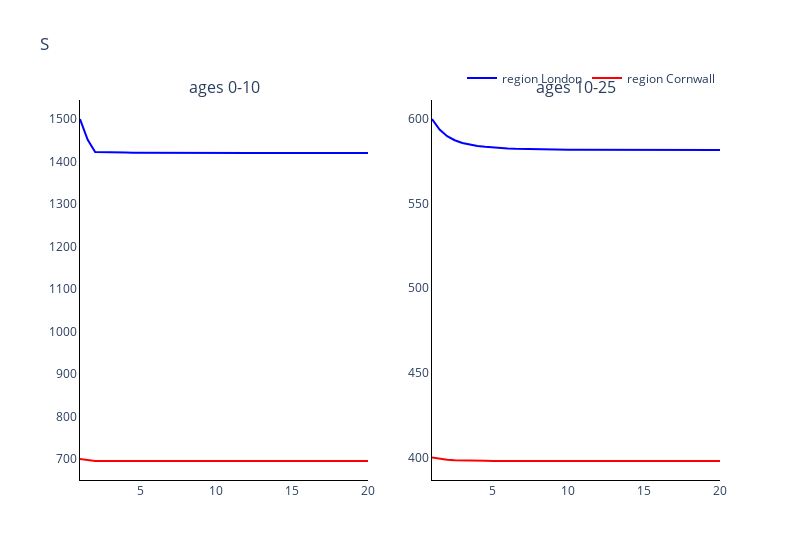
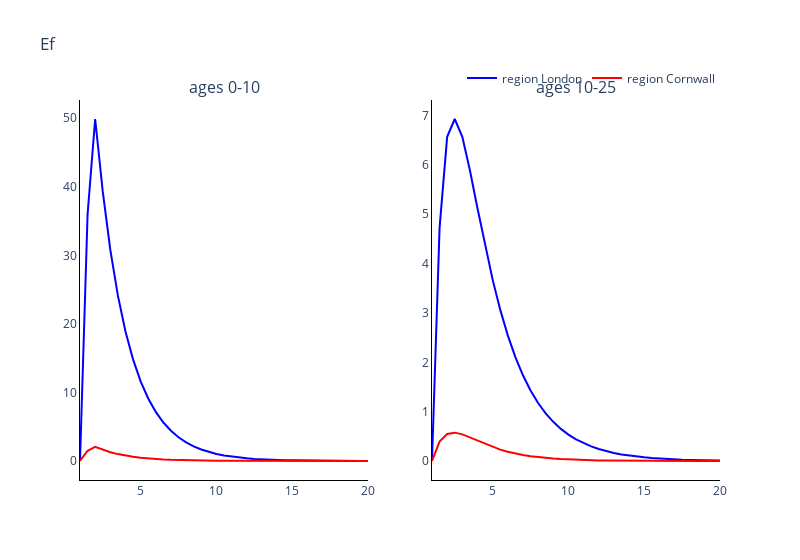
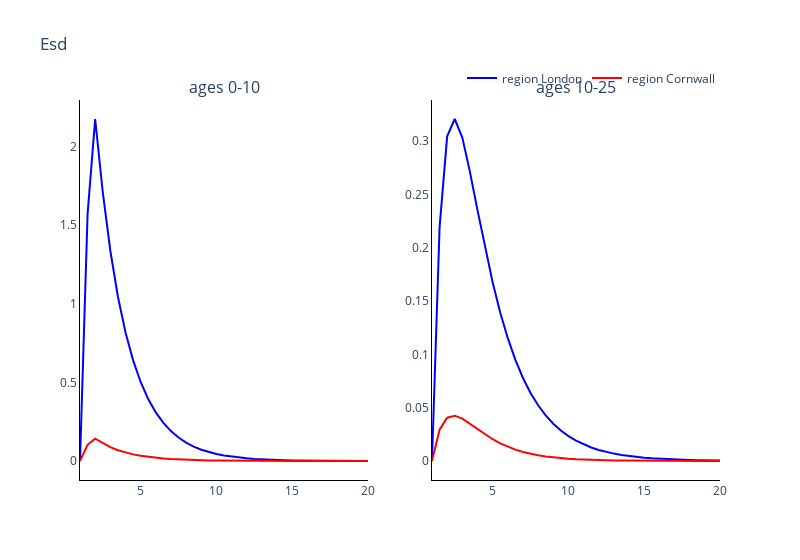
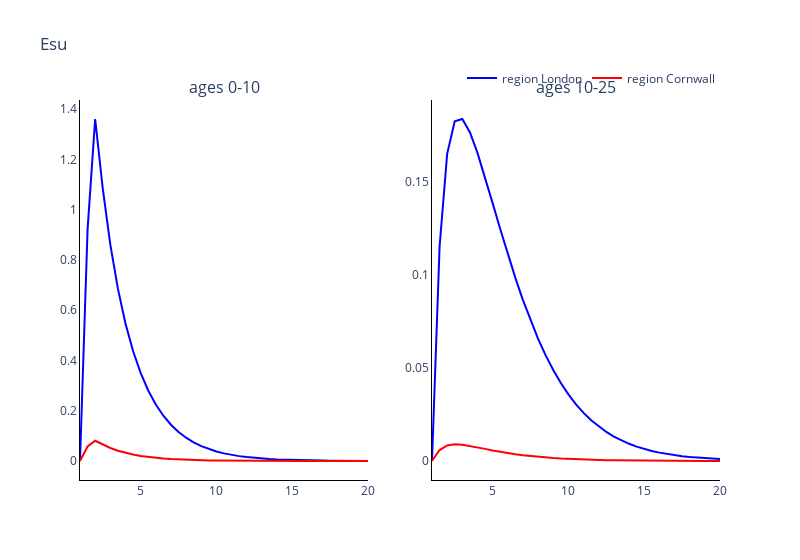

The notebook cell these images were saved under, in order:
### Markdown cell above
### Plot the comparments of the two methods against each other

### Code cell
# Trace names - represent the solver used for the simulation
trace_name = ['region {}'.format(r) for r in regions]

# Compartment list - type and age
comparments = []
for n in model.output_names():
    comparments.append('{}'.format(n))

# Plot for each comparment
for c, comparment in enumerate(comparments):
    fig = go.Figure()
    fig = make_subplots(rows=int(np.ceil(len(age_groups)/2)), cols=2, subplot_titles=tuple('ages {}'.format(a) for a in age_groups))
    # Plot (line plot for each solver method for each age)
    for a, age in enumerate(age_groups):
        if a != 0:
            for o, out in enumerate(outputs):
                fig.add_trace(
                    go.Scatter(
                        y=out[:, c*len(age_groups)+a],
                        x=parameters.simulation_parameters.times,
                        mode='lines',
                        name=trace_name[o],
                        line_color=colours[o],
                        showlegend=False
                    ),
                    row= int(np.floor(a / 2)) + 1,
                    col= a % 2 + 1
                )
        
        else:
            for o, out in enumerate(outputs):
                fig.add_trace(
                    go.Scatter(
                        y=out[:, c*len(age_groups)+a],
                        x=parameters.simulation_parameters.times,
                        mode='lines',
                        name=trace_name[o],
                        line_color=colours[o]
                    ),
                    row= int(np.floor(a / 2)) + 1,
                    col= a % 2 + 1
                )

    # Add axis labels
    fig.update_layout(
        boxmode='group',
        title=comparment, 
        width=800,
        plot_bgcolor='white',
        xaxis=dict(linecolor='black'),
        yaxis=dict(linecolor='black'),
        xaxis2=dict(linecolor='black'),
        yaxis2=dict(linecolor='black'),
        xaxis3=dict(linecolor='black'),
        yaxis3=dict(linecolor='black'),
        xaxis4=dict(linecolor='black'),
        yaxis4=dict(linecolor='black'),
        xaxis5=dict(linecolor='black'),
        yaxis5=dict(linecolor='black'),
        xaxis6=dict(linecolor='black'),
        yaxis6=dict(linecolor='black'),
        xaxis7=dict(linecolor='black'),
        yaxis7=dict(linecolor='black'),
        xaxis8=dict(linecolor='black'),
        yaxis8=dict(linecolor='black'),
        legend=dict(
            orientation="h",
            yanchor="bottom",
            y=1.02,
            xanchor="right",
            x=1
        ))

    fig.show()

### Figure 1 — Plotly figure (JSON) as saved in the notebook; plotly's stock layout.template omitted (floating-point values rounded to 4 significant figures)
{"data": [{"line": {"color": "blue"}, "mode": "lines", "name": "region London", "type": "scatter", "x": [1, 1.5, 2, 2.5, 3, 3.5, 4, 4.5, 5, 5.5, 6, 6.5, 7, 7.5, 8, 8.5, 9, 9.5, 10, 10.5, 11, 11.5, 12, 12.5, 13, 13.5, 14, 14.5, 15, 15.5, 16, 16.5, 17, 17.5, 18, 18.5, 19, 19.5, 20], "xaxis": "x", "y": [1500, 1452.0, 1422.0, 1422.0, 1421.0, 1421.0, 1421.0, 1421.0, 1421.0, 1421.0, 1420.0, 1420.0, 1420.0, 1420.0, 1420.0, 1420.0, 1420.0, 1420.0, 1420.0, 1420.0, 1420.0, 1420.0, 1420.0, 1420.0, 1420.0, 1420.0, 1420.0, 1420.0, 1420.0, 1420.0, 1420.0, 1420.0, 1420.0, 1420.0, 1420.0, 1420.0, 1420.0, 1420.0, 1420.0], "yaxis": "y"}, {"line": {"color": "red"}, "mode": "lines", "name": "region Cornwall", "type": "scatter", "x": [1, 1.5, 2, 2.5, 3, 3.5, 4, 4.5, 5, 5.5, 6, 6.5, 7, 7.5, 8, 8.5, 9, 9.5, 10, 10.5, 11, 11.5, 12, 12.5, 13, 13.5, 14, 14.5, 15, 15.5, 16, 16.5, 17, 17.5, 18, 18.5, 19, 19.5, 20], "xaxis": "x", "y": [700, 697.1, 695.4, 695.3, 695.3, 695.3, 695.3, 695.3, 695.3, 695.2, 695.2, 695.2, 695.2, 695.2, 695.2, 695.2, 695.2, 695.2, 695.2, 695.2, 695.2, 695.2, 695.2, 695.2, 695.2, 695.2, 695.2, 695.2, 695.2, 695.2, 695.2, 695.2, 695.2, 695.2, 695.2, 695.2, 695.2, 695.2, 695.2], "yaxis": "y"}, {"line": {"color": "blue"}, "mode": "lines", "name": "region London", "showlegend": false, "type": "scatter", "x": [1, 1.5, 2, 2.5, 3, 3.5, 4, 4.5, 5, 5.5, 6, 6.5, 7, 7.5, 8, 8.5, 9, 9.5, 10, 10.5, 11, 11.5, 12, 12.5, 13, 13.5, 14, 14.5, 15, 15.5, 16, 16.5, 17, 17.5, 18, 18.5, 19, 19.5, 20], "xaxis": "x2", "y": [600, 593.7, 589.9, 587.4, 585.9, 584.8, 584.1, 583.6, 583.2, 582.9, 582.6, 582.5, 582.3, 582.2, 582.1, 582.0, 582.0, 581.9, 581.9, 581.9, 581.8, 581.8, 581.8, 581.8, 581.8, 581.7, 581.7, 581.7, 581.7, 581.7, 581.7, 581.7, 581.7, 581.7, 581.7, 581.7, 581.7, 581.7, 581.7], "yaxis": "y2"}, {"line": {"color": "red"}, "mode": "lines", "name": "region Cornwall", "showlegend": false, "type": "scatter", "x": [1, 1.5, 2, 2.5, 3, 3.5, 4, 4.5, 5, 5.5, 6, 6.5, 7, 7.5, 8, 8.5, 9, 9.5, 10, 10.5, 11, 11.5, 12, 12.5, 13, 13.5, 14, 14.5, 15, 15.5, 16, 16.5, 17, 17.5, 18, 18.5, 19, 19.5, 20], "xaxis": "x2", "y": [400, 399.2, 398.7, 398.4, 398.3, 398.2, 398.1, 398.0, 398.0, 398.0, 398.0, 398.0, 398.0, 398.0, 398.0, 398.0, 398.0, 397.9, 397.9, 397.9, 397.9, 397.9, 397.9, 397.9, 397.9, 397.9, 397.9, 397.9, 397.9, 397.9, 397.9, 397.9, 397.9, 397.9, 397.9, 397.9, 397.9, 397.9, 397.9], "yaxis": "y2"}], "layout": {"annotations": [{"font": {"size": 16}, "showarrow": false, "text": "ages 0-10", "x": 0.225, "xanchor": "center", "xref": "paper", "y": 1, "yanchor": "bottom", "yref": "paper"}, {"font": {"size": 16}, "showarrow": false, "text": "ages 10-25", "x": 0.775, "xanchor": "center", "xref": "paper", "y": 1, "yanchor": "bottom", "yref": "paper"}], "boxmode": "group", "legend": {"orientation": "h", "x": 1, "xanchor": "right", "y": 1.02, "yanchor": "bottom"}, "plot_bgcolor": "white", "title": {"text": "S"}, "width": 800, "xaxis": {"anchor": "y", "domain": [0, 0.45], "linecolor": "black"}, "xaxis2": {"anchor": "y2", "domain": [0.55, 1], "linecolor": "black"}, "xaxis3": {"linecolor": "black"}, "xaxis4": {"linecolor": "black"}, "xaxis5": {"linecolor": "black"}, "xaxis6": {"linecolor": "black"}, "xaxis7": {"linecolor": "black"}, "xaxis8": {"linecolor": "black"}, "yaxis": {"anchor": "x", "domain": [0, 1], "linecolor": "black"}, "yaxis2": {"anchor": "x2", "domain": [0, 1], "linecolor": "black"}, "yaxis3": {"linecolor": "black"}, "yaxis4": {"linecolor": "black"}, "yaxis5": {"linecolor": "black"}, "yaxis6": {"linecolor": "black"}, "yaxis7": {"linecolor": "black"}, "yaxis8": {"linecolor": "black"}}}

### Figure 2 — Plotly figure (JSON) as saved in the notebook; plotly's stock layout.template omitted (floating-point values rounded to 4 significant figures)
{"data": [{"line": {"color": "blue"}, "mode": "lines", "name": "region London", "type": "scatter", "x": [1, 1.5, 2, 2.5, 3, 3.5, 4, 4.5, 5, 5.5, 6, 6.5, 7, 7.5, 8, 8.5, 9, 9.5, 10, 10.5, 11, 11.5, 12, 12.5, 13, 13.5, 14, 14.5, 15, 15.5, 16, 16.5, 17, 17.5, 18, 18.5, 19, 19.5, 20], "xaxis": "x", "y": [0, 35.97, 49.89, 39.32, 30.79, 24.12, 18.91, 14.82, 11.63, 9.121, 7.156, 5.616, 4.407, 3.459, 2.715, 2.131, 1.673, 1.313, 1.031, 0.8093, 0.6354, 0.4988, 0.3916, 0.3074, 0.2413, 0.1895, 0.1488, 0.1166, 0.09143, 0.07173, 0.05627, 0.04409, 0.03457, 0.02714, 0.02131, 0.01669, 0.01309, 0.01027, 0.008068], "yaxis": "y"}, {"line": {"color": "red"}, "mode": "lines", "name": "region Cornwall", "type": "scatter", "x": [1, 1.5, 2, 2.5, 3, 3.5, 4, 4.5, 5, 5.5, 6, 6.5, 7, 7.5, 8, 8.5, 9, 9.5, 10, 10.5, 11, 11.5, 12, 12.5, 13, 13.5, 14, 14.5, 15, 15.5, 16, 16.5, 17, 17.5, 18, 18.5, 19, 19.5, 20], "xaxis": "x", "y": [0, 1.494, 2.061, 1.64, 1.285, 1.006, 0.7872, 0.6155, 0.4811, 0.3759, 0.2936, 0.2293, 0.1791, 0.1398, 0.1091, 0.0852, 0.06651, 0.05191, 0.04052, 0.03163, 0.02469, 0.01927, 0.01504, 0.01174, 0.009159, 0.007148, 0.005581, 0.004355, 0.003398, 0.002653, 0.002072, 0.001616, 0.001261, 0.000985, 0.000769, 0.0005994, 0.0004676, 0.0003657, 0.000286], "yaxis": "y"}, {"line": {"color": "blue"}, "mode": "lines", "name": "region London", "showlegend": false, "type": "scatter", "x": [1, 1.5, 2, 2.5, 3, 3.5, 4, 4.5, 5, 5.5, 6, 6.5, 7, 7.5, 8, 8.5, 9, 9.5, 10, 10.5, 11, 11.5, 12, 12.5, 13, 13.5, 14, 14.5, 15, 15.5, 16, 16.5, 17, 17.5, 18, 18.5, 19, 19.5, 20], "xaxis": "x2", "y": [0, 4.724, 6.57, 6.931, 6.57, 5.892, 5.123, 4.366, 3.676, 3.068, 2.547, 2.106, 1.737, 1.43, 1.176, 0.9662, 0.7935, 0.6514, 0.5346, 0.4387, 0.36, 0.2954, 0.2424, 0.1989, 0.1632, 0.1339, 0.1099, 0.0902, 0.07403, 0.06077, 0.04989, 0.04094, 0.03361, 0.0276, 0.02266, 0.0186, 0.01527, 0.01254, 0.0103], "yaxis": "y2"}, {"line": {"color": "red"}, "mode": "lines", "name": "region Cornwall", "showlegend": false, "type": "scatter", "x": [1, 1.5, 2, 2.5, 3, 3.5, 4, 4.5, 5, 5.5, 6, 6.5, 7, 7.5, 8, 8.5, 9, 9.5, 10, 10.5, 11, 11.5, 12, 12.5, 13, 13.5, 14, 14.5, 15, 15.5, 16, 16.5, 17, 17.5, 18, 18.5, 19, 19.5, 20], "xaxis": "x2", "y": [0, 0.3947, 0.5479, 0.5745, 0.5392, 0.4775, 0.4087, 0.342, 0.2821, 0.2302, 0.1866, 0.1504, 0.1208, 0.09677, 0.07735, 0.06174, 0.04922, 0.03921, 0.03121, 0.02484, 0.01976, 0.01571, 0.01249, 0.009931, 0.007895, 0.006272, 0.004992, 0.004007, 0.003217, 0.002583, 0.002074, 0.001665, 0.001336, 0.001073, 0.0008611, 0.0006907, 0.0005543, 0.0004452, 0.0003576], "yaxis": "y2"}], "layout": {"annotations": [{"font": {"size": 16}, "showarrow": false, "text": "ages 0-10", "x": 0.225, "xanchor": "center", "xref": "paper", "y": 1, "yanchor": "bottom", "yref": "paper"}, {"font": {"size": 16}, "showarrow": false, "text": "ages 10-25", "x": 0.775, "xanchor": "center", "xref": "paper", "y": 1, "yanchor": "bottom", "yref": "paper"}], "boxmode": "group", "legend": {"orientation": "h", "x": 1, "xanchor": "right", "y": 1.02, "yanchor": "bottom"}, "plot_bgcolor": "white", "title": {"text": "Ef"}, "width": 800, "xaxis": {"anchor": "y", "domain": [0, 0.45], "linecolor": "black"}, "xaxis2": {"anchor": "y2", "domain": [0.55, 1], "linecolor": "black"}, "xaxis3": {"linecolor": "black"}, "xaxis4": {"linecolor": "black"}, "xaxis5": {"linecolor": "black"}, "xaxis6": {"linecolor": "black"}, "xaxis7": {"linecolor": "black"}, "xaxis8": {"linecolor": "black"}, "yaxis": {"anchor": "x", "domain": [0, 1], "linecolor": "black"}, "yaxis2": {"anchor": "x2", "domain": [0, 1], "linecolor": "black"}, "yaxis3": {"linecolor": "black"}, "yaxis4": {"linecolor": "black"}, "yaxis5": {"linecolor": "black"}, "yaxis6": {"linecolor": "black"}, "yaxis7": {"linecolor": "black"}, "yaxis8": {"linecolor": "black"}}}

### Figure 3 — Plotly figure (JSON) as saved in the notebook; plotly's stock layout.template omitted (floating-point values rounded to 4 significant figures)
{"data": [{"line": {"color": "blue"}, "mode": "lines", "name": "region London", "type": "scatter", "x": [1, 1.5, 2, 2.5, 3, 3.5, 4, 4.5, 5, 5.5, 6, 6.5, 7, 7.5, 8, 8.5, 9, 9.5, 10, 10.5, 11, 11.5, 12, 12.5, 13, 13.5, 14, 14.5, 15, 15.5, 16, 16.5, 17, 17.5, 18, 18.5, 19, 19.5, 20], "xaxis": "x", "y": [0, 1.569, 2.174, 1.71, 1.337, 1.046, 0.8186, 0.6412, 0.5024, 0.3938, 0.3088, 0.2422, 0.1899, 0.149, 0.1169, 0.09169, 0.07194, 0.05644, 0.04429, 0.03475, 0.02727, 0.0214, 0.01679, 0.01318, 0.01034, 0.008113, 0.006367, 0.00499, 0.00391, 0.003067, 0.002405, 0.001884, 0.001476, 0.001158, 0.0009091, 0.000712, 0.0005579, 0.0004378, 0.0003437], "yaxis": "y"}, {"line": {"color": "red"}, "mode": "lines", "name": "region Cornwall", "type": "scatter", "x": [1, 1.5, 2, 2.5, 3, 3.5, 4, 4.5, 5, 5.5, 6, 6.5, 7, 7.5, 8, 8.5, 9, 9.5, 10, 10.5, 11, 11.5, 12, 12.5, 13, 13.5, 14, 14.5, 15, 15.5, 16, 16.5, 17, 17.5, 18, 18.5, 19, 19.5, 20], "xaxis": "x", "y": [0, 0.103, 0.1417, 0.1126, 0.08802, 0.06879, 0.05373, 0.04195, 0.03275, 0.02556, 0.01994, 0.01556, 0.01213, 0.009464, 0.007381, 0.005757, 0.004489, 0.003501, 0.00273, 0.002129, 0.00166, 0.001295, 0.001009, 0.0007872, 0.0006138, 0.0004786, 0.0003733, 0.000291, 0.0002269, 0.000177, 0.0001381, 0.0001076, 8.39e-05, 6.548e-05, 5.107e-05, 3.977e-05, 3.1e-05, 2.422e-05, 1.893e-05], "yaxis": "y"}, {"line": {"color": "blue"}, "mode": "lines", "name": "region London", "showlegend": false, "type": "scatter", "x": [1, 1.5, 2, 2.5, 3, 3.5, 4, 4.5, 5, 5.5, 6, 6.5, 7, 7.5, 8, 8.5, 9, 9.5, 10, 10.5, 11, 11.5, 12, 12.5, 13, 13.5, 14, 14.5, 15, 15.5, 16, 16.5, 17, 17.5, 18, 18.5, 19, 19.5, 20], "xaxis": "x2", "y": [0, 0.219, 0.3044, 0.3206, 0.3032, 0.2712, 0.2351, 0.1997, 0.1675, 0.1392, 0.1151, 0.09476, 0.07781, 0.06377, 0.0522, 0.04269, 0.0349, 0.02852, 0.0233, 0.01903, 0.01555, 0.01271, 0.01038, 0.008484, 0.006933, 0.005667, 0.004634, 0.003788, 0.003098, 0.002534, 0.002073, 0.001696, 0.001388, 0.001136, 0.0009301, 0.0007612, 0.0006231, 0.0005104, 0.0004182], "yaxis": "y2"}, {"line": {"color": "red"}, "mode": "lines", "name": "region Cornwall", "showlegend": false, "type": "scatter", "x": [1, 1.5, 2, 2.5, 3, 3.5, 4, 4.5, 5, 5.5, 6, 6.5, 7, 7.5, 8, 8.5, 9, 9.5, 10, 10.5, 11, 11.5, 12, 12.5, 13, 13.5, 14, 14.5, 15, 15.5, 16, 16.5, 17, 17.5, 18, 18.5, 19, 19.5, 20], "xaxis": "x2", "y": [0, 0.02928, 0.04059, 0.04247, 0.03975, 0.03507, 0.02989, 0.02489, 0.02042, 0.01656, 0.01334, 0.01068, 0.008517, 0.006772, 0.005372, 0.004255, 0.003365, 0.00266, 0.002101, 0.001658, 0.001309, 0.001032, 0.0008144, 0.0006424, 0.0005066, 0.0003994, 0.0003153, 0.0002502, 0.0001986, 0.0001577, 0.0001253, 9.947e-05, 7.901e-05, 6.28e-05, 4.99e-05, 3.963e-05, 3.149e-05, 2.506e-05, 1.995e-05], "yaxis": "y2"}], "layout": {"annotations": [{"font": {"size": 16}, "showarrow": false, "text": "ages 0-10", "x": 0.225, "xanchor": "center", "xref": "paper", "y": 1, "yanchor": "bottom", "yref": "paper"}, {"font": {"size": 16}, "showarrow": false, "text": "ages 10-25", "x": 0.775, "xanchor": "center", "xref": "paper", "y": 1, "yanchor": "bottom", "yref": "paper"}], "boxmode": "group", "legend": {"orientation": "h", "x": 1, "xanchor": "right", "y": 1.02, "yanchor": "bottom"}, "plot_bgcolor": "white", "title": {"text": "Esd"}, "width": 800, "xaxis": {"anchor": "y", "domain": [0, 0.45], "linecolor": "black"}, "xaxis2": {"anchor": "y2", "domain": [0.55, 1], "linecolor": "black"}, "xaxis3": {"linecolor": "black"}, "xaxis4": {"linecolor": "black"}, "xaxis5": {"linecolor": "black"}, "xaxis6": {"linecolor": "black"}, "xaxis7": {"linecolor": "black"}, "xaxis8": {"linecolor": "black"}, "yaxis": {"anchor": "x", "domain": [0, 1], "linecolor": "black"}, "yaxis2": {"anchor": "x2", "domain": [0, 1], "linecolor": "black"}, "yaxis3": {"linecolor": "black"}, "yaxis4": {"linecolor": "black"}, "yaxis5": {"linecolor": "black"}, "yaxis6": {"linecolor": "black"}, "yaxis7": {"linecolor": "black"}, "yaxis8": {"linecolor": "black"}}}

### Figure 4 — Plotly figure (JSON) as saved in the notebook; plotly's stock layout.template omitted (floating-point values rounded to 4 significant figures)
{"data": [{"line": {"color": "blue"}, "mode": "lines", "name": "region London", "type": "scatter", "x": [1, 1.5, 2, 2.5, 3, 3.5, 4, 4.5, 5, 5.5, 6, 6.5, 7, 7.5, 8, 8.5, 9, 9.5, 10, 10.5, 11, 11.5, 12, 12.5, 13, 13.5, 14, 14.5, 15, 15.5, 16, 16.5, 17, 17.5, 18, 18.5, 19, 19.5, 20], "xaxis": "x", "y": [0, 0.9215, 1.36, 1.084, 0.8606, 0.6855, 0.5472, 0.4376, 0.3503, 0.2806, 0.2248, 0.1801, 0.1443, 0.1156, 0.09259, 0.07413, 0.05933, 0.04746, 0.03795, 0.03033, 0.02424, 0.01936, 0.01545, 0.01233, 0.009839, 0.007848, 0.006253, 0.004966, 0.003942, 0.003131, 0.002485, 0.001971, 0.001563, 0.001241, 0.0009849, 0.0007804, 0.0006185, 0.0004906, 0.0003891], "yaxis": "y"}, {"line": {"color": "red"}, "mode": "lines", "name": "region Cornwall", "type": "scatter", "x": [1, 1.5, 2, 2.5, 3, 3.5, 4, 4.5, 5, 5.5, 6, 6.5, 7, 7.5, 8, 8.5, 9, 9.5, 10, 10.5, 11, 11.5, 12, 12.5, 13, 13.5, 14, 14.5, 15, 15.5, 16, 16.5, 17, 17.5, 18, 18.5, 19, 19.5, 20], "xaxis": "x", "y": [0, 0.05781, 0.08049, 0.06516, 0.05178, 0.041, 0.03239, 0.02553, 0.0201, 0.0158, 0.01241, 0.009746, 0.007647, 0.005997, 0.004702, 0.003686, 0.002888, 0.002263, 0.001773, 0.001389, 0.001088, 0.0008522, 0.0006674, 0.0005228, 0.0004094, 0.0003206, 0.0002511, 0.0001966, 0.0001539, 0.0001206, 9.445e-05, 7.391e-05, 5.787e-05, 4.535e-05, 3.551e-05, 2.777e-05, 2.174e-05, 1.705e-05, 1.337e-05], "yaxis": "y"}, {"line": {"color": "blue"}, "mode": "lines", "name": "region London", "showlegend": false, "type": "scatter", "x": [1, 1.5, 2, 2.5, 3, 3.5, 4, 4.5, 5, 5.5, 6, 6.5, 7, 7.5, 8, 8.5, 9, 9.5, 10, 10.5, 11, 11.5, 12, 12.5, 13, 13.5, 14, 14.5, 15, 15.5, 16, 16.5, 17, 17.5, 18, 18.5, 19, 19.5, 20], "xaxis": "x2", "y": [0, 0.1151, 0.165, 0.1825, 0.1838, 0.1767, 0.1656, 0.1524, 0.1386, 0.1247, 0.1112, 0.09839, 0.08649, 0.07556, 0.06565, 0.05676, 0.04886, 0.04189, 0.03579, 0.03047, 0.02587, 0.02191, 0.01851, 0.0156, 0.01312, 0.01102, 0.009238, 0.007734, 0.006465, 0.005398, 0.004502, 0.003751, 0.003122, 0.002596, 0.002157, 0.001791, 0.001486, 0.001232, 0.001021], "yaxis": "y2"}, {"line": {"color": "red"}, "mode": "lines", "name": "region Cornwall", "showlegend": false, "type": "scatter", "x": [1, 1.5, 2, 2.5, 3, 3.5, 4, 4.5, 5, 5.5, 6, 6.5, 7, 7.5, 8, 8.5, 9, 9.5, 10, 10.5, 11, 11.5, 12, 12.5, 13, 13.5, 14, 14.5, 15, 15.5, 16, 16.5, 17, 17.5, 18, 18.5, 19, 19.5, 20], "xaxis": "x2", "y": [0, 0.005895, 0.008335, 0.008999, 0.008781, 0.008148, 0.00735, 0.00651, 0.005698, 0.004941, 0.004254, 0.003641, 0.003101, 0.002628, 0.002219, 0.001866, 0.001564, 0.001307, 0.001089, 0.0009045, 0.0007497, 0.0006199, 0.0005116, 0.0004213, 0.0003463, 0.0002839, 0.0002335, 0.0001956, 0.0001636, 0.0001363, 0.0001133, 9.401e-05, 7.782e-05, 6.428e-05, 5.301e-05, 4.366e-05, 3.591e-05, 2.949e-05, 2.418e-05], "yaxis": "y2"}], "layout": {"annotations": [{"font": {"size": 16}, "showarrow": false, "text": "ages 0-10", "x": 0.225, "xanchor": "center", "xref": "paper", "y": 1, "yanchor": "bottom", "yref": "paper"}, {"font": {"size": 16}, "showarrow": false, "text": "ages 10-25", "x": 0.775, "xanchor": "center", "xref": "paper", "y": 1, "yanchor": "bottom", "yref": "paper"}], "boxmode": "group", "legend": {"orientation": "h", "x": 1, "xanchor": "right", "y": 1.02, "yanchor": "bottom"}, "plot_bgcolor": "white", "title": {"text": "Esu"}, "width": 800, "xaxis": {"anchor": "y", "domain": [0, 0.45], "linecolor": "black"}, "xaxis2": {"anchor": "y2", "domain": [0.55, 1], "linecolor": "black"}, "xaxis3": {"linecolor": "black"}, "xaxis4": {"linecolor": "black"}, "xaxis5": {"linecolor": "black"}, "xaxis6": {"linecolor": "black"}, "xaxis7": {"linecolor": "black"}, "xaxis8": {"linecolor": "black"}, "yaxis": {"anchor": "x", "domain": [0, 1], "linecolor": "black"}, "yaxis2": {"anchor": "x2", "domain": [0, 1], "linecolor": "black"}, "yaxis3": {"linecolor": "black"}, "yaxis4": {"linecolor": "black"}, "yaxis5": {"linecolor": "black"}, "yaxis6": {"linecolor": "black"}, "yaxis7": {"linecolor": "black"}, "yaxis8": {"linecolor": "black"}}}
